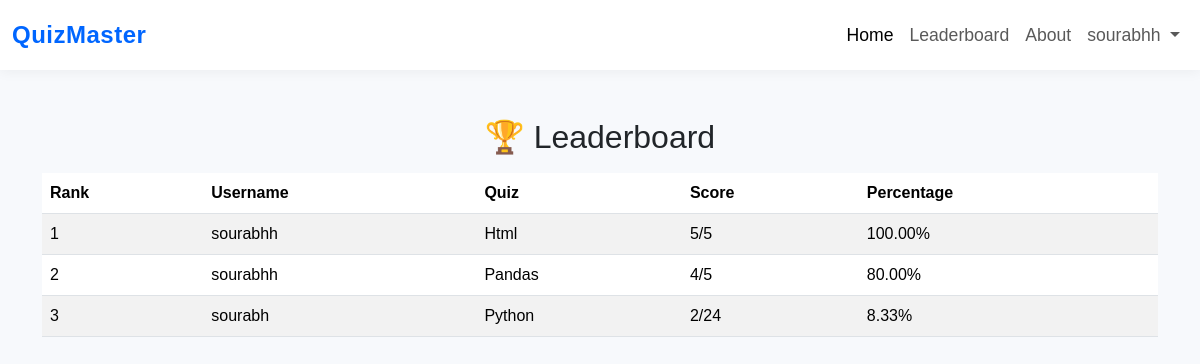
Page /leaderboard (signed in) on the committed database.
### quiz/models.py (models this page shows, shortened)
class Leaderboard(models.Model):
    user = models.ForeignKey(User, on_delete=models.CASCADE)
    quiz = models.ForeignKey(Quiz, on_delete=models.CASCADE)
    score = models.IntegerField()
    total_questions = models.IntegerField()
    percentage = models.FloatField()
    timestamp = models.DateTimeField(auto_now_add=True)
    class Meta:
        ordering = ['-score', '-percentage', '-timestamp']

class Quiz(models.Model):
    title = models.CharField(max_length=200)
    description = models.TextField(blank=True, null=True)
    image = models.ImageField(upload_to="quiz_images/", blank=True, null=True)
    created_at = models.DateTimeField(auto_now_add=True)
    duration = models.IntegerField(help_text="Duration in minutes", default=10)
    start_time = models.DateTimeField(default=now, help_text="Quiz Start Time")

### quiz/views.py (the view)
# urls.py: path("leaderboard", views.leaderboard, name="leaderboard"),
@login_required
def leaderboard(request):
    leaderboard_data = Leaderboard.objects.select_related('user', 'quiz').order_by('-score', '-percentage', '-timestamp')
    return render(request, 'leaderboard.html', {'scores': leaderboard_data, "hide_footer" : True} )

### templates/leaderboard.html (shortened to what this page needs)
{% extends "base.html" %}
{% load custom_filters %}
{% block body %}
<div class="container mt-5">
    <h2 class="text-center" data-aos="zoom-in" data-aos-duration="1000">🏆 Leaderboard</h2>
    {% if scores %}
    <table class="table table-striped mt-3" data-aos="fade-up" data-aos-duration="1000">
        <thead>
            <tr>
                <th>Rank</th>
                <th>Username</th>
                <th>Quiz</th>
                <th>Score</th>
                <th>Percentage</th>
            </tr>
        </thead>
        <tbody>
            {% for score in scores %}
            <tr data-aos="fade-up" data-aos-duration="1000">
                <td>{{ forloop.counter }}</td>
                <td>{{ score.user.username }}</td>
                <td>{{ score.quiz.title }}</td>
                <td>{{ score.score }}/{{ score.total_questions }}</td>
                <td>{{ score.percentage|floatformat:2 }}%</td>
            </tr>
            {% endfor %}
        </tbody>
    </table>
    {% else %}
    <p class="text-center text-muted" data-aos="fade-up" data-aos-duration="1000">No results yet. Be the first to take a quiz!</p>
    {% endif %}
</div>
{% endblock %}

### templates/base.html (shortened to what this page needs)
{% load static %}
<!doctype html>
<html lang="en">
<head>
    <link href="https://cdn.jsdelivr.net/npm/bootstrap@5.3.3/dist/css/bootstrap.min.css" rel="stylesheet">
    <link href="https://cdnjs.cloudflare.com/ajax/libs/font-awesome/6.0.0-beta3/css/all.min.css" rel="stylesheet">
    <link rel="stylesheet" href="https://cdnjs.cloudflare.com/ajax/libs/aos/2.3.4/aos.css">
</head>
<body>
    <nav class="navbar navbar-expand-lg">
        <div class="container-fluid">
            <a class="navbar-brand" href="/">QuizMaster</a>
            <div class="collapse navbar-collapse" id="navbarNav">
                <ul class="navbar-nav ms-auto">
                    <li class="nav-item">
                        <a class="nav-link active" href="/">Home</a>
                    </li>
                    <li class="nav-item">
                        <a class="nav-link" href="/leaderboard">Leaderboard</a>
                    </li>
                    <li class="nav-item">
                        <a class="nav-link" href="/about">About</a>
                    </li>
                    {% if user.is_authenticated %}
                    <li class="nav-item dropdown">
                        <a class="nav-link dropdown-toggle" href="#" id="navbarDropdown"
                            role="button" data-bs-toggle="dropdown">
                            {{ user.username }}
                        </a>
                    </li>
                    {% else %}
                    <li class="nav-item">
                        <a class="btn btn-primary px-4 text-white" href="{% url 'login' %}">Login</a>
                    </li>
                    {% endif %}
                </ul>
            </div>
        </div>
    </nav>
    {% block body %}{% endblock %}
</body>
</html>

### templates/base.html (style rules this page uses)
body { font-family: 'Poppins', sans-serif; background: #f7f9fc; }
.navbar { background: #ffffff !important; box-shadow: 0px 2px 12px rgba(0, 0, 0, 0.05); padding-top: 12px; padding-bottom: 12px; }
.navbar-brand { font-weight: 700; color: #0066ff; font-size: 1.5rem; letter-spacing: .5px; }
.navbar-nav .nav-link { font-size: 1.1rem; padding: 10px 14px; transition: color .3s ease, transform .3s; }
@media (min-width: 993px) { .navbar-nav .nav-link { padding: 10px 18px; } }

### rows in the picture
Leaderboard: user.username "sourabhh", quiz "Html", score "5", total_questions "5", percentage "100.00"
Leaderboard: user.username "sourabhh", quiz "Pandas", score "4", total_questions "5", percentage "80.00"
Leaderboard: user.username "sourabh", quiz "Python", score "2", total_questions "24", percentage "8.33"

### other values in the picture
{{ user.username }} "sourabhh"
